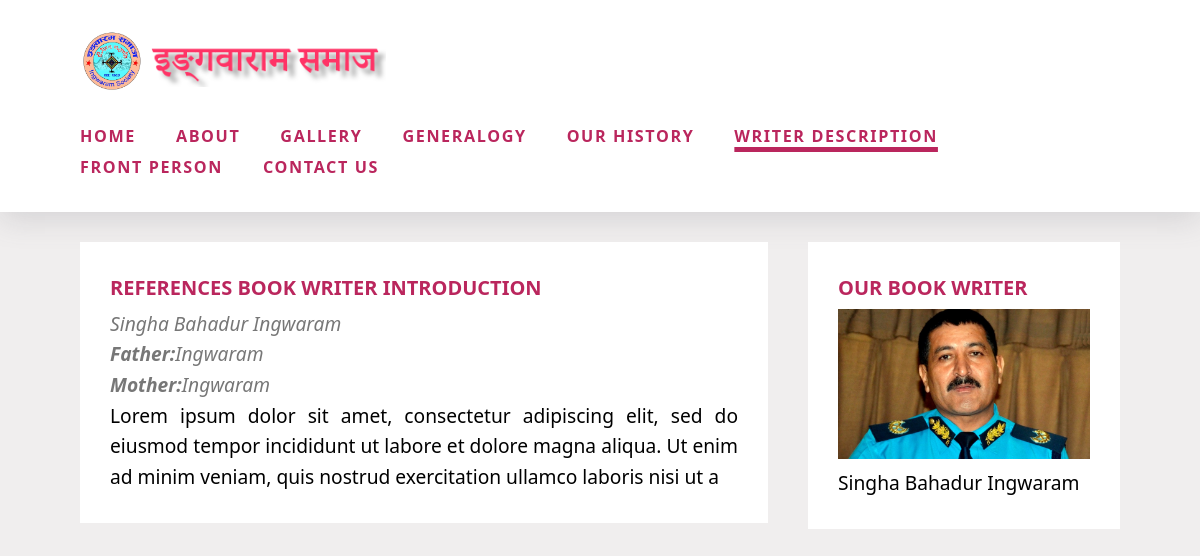
The page /writer on the database its author committed.
### website/models.py (models this page shows, shortened)
class Writer(models.Model):
    name = models.CharField(max_length=100)
    description = models.CharField(max_length=200)
    father = models.CharField(max_length=200)
    mother = models.CharField(max_length=200)
    image = models.ImageField(upload_to = "images")
    class Meta:
        verbose_name_plural = "Writer"

### website/views.py (the view)
# urls.py: path('writer',views.writer, name="writer"),
def writer(request):
    writer=Writer.objects.get(id=1)
    data = {
        'writer':writer
    }
    return render(request, "pages/writer.htm",data)

### templates/pages/writer.htm
{% extends 'base.html' %} {% block content %}
<div class="main-box">
    {% include 'nav.html' %}
    <div class="content">
        <div class="content__left-box">
            <div class="content__card-left">
                <h2 class="heading heading--event">References Book Writer Introduction</h2>
                <p class="paragraph paragraph--event-details"> {{writer.name}}</p>
                <p class="paragraph paragraph--event-details"> <b>Father:</b>{{writer.father}}</p>
                <p class="paragraph paragraph--event-details"> <b>Mother:</b>{{writer.mother}}</p>
                <p class="paragraph paragraph--description">{{writer.description}} </p>
            </div>
        </div>
        <div class="content__right-box">
            <div class="content__card-right">
                <h2 class="heading heading--event">Our book writer </h2>
                <img src="{{writer.image.url}}" alt="" class="content__img-event">
                <p class="paragraph paragraph--description">{{writer.name}}
                </p>
            </div>
        </div>
    </div>
</div>
{% endblock %}

### static/css/main.css (style rules this page uses)
* { margin: 0; padding: 0; -webkit-box-sizing: border-box; box-sizing: border-box; }
body { font-family: 'Nutino Sans', serif; line-height: 1.6; background-color: #f0eeee; font-size: 1.2rem; }
.heading--event { color: #BA265D; text-transform: uppercase; font-size: 20px; margin-bottom: 0.3rem; }
.paragraph--event-details { color: #777; font-style: italic; }
.paragraph--description { text-align: justify; }
.main-box { display: -webkit-box; display: -ms-flexbox; display: flex; -webkit-box-orient: vertical; -webkit-box-direction: normal; -ms-flex-direction: column; flex-direction: column; }
.content { padding: 30px 80px 30px 80px; display: -webkit-box; display: -ms-flexbox; display: flex; }
.content__left-box { display: -webkit-box; display: -ms-flexbox; display: flex; -webkit-box-orient: vertical; -webkit-box-direction: normal; -ms-flex-direction: column; flex-direction: column; margin-right: 40px; }
.content__card-left { padding: 30px 30px 30px 30px; background-color: white; margin-bottom: 20px; }
.content__right-box { -webkit-box-flex: 1; -ms-flex: 1 0 30%; flex: 1 0 30%; display: -webkit-box; display: -ms-flexbox; display: flex; -webkit-box-orient: vertical; -webkit-box-direction: normal; -ms-flex-direction: column; flex-direction: column; }
.content__img-event { background-repeat: no-repeat; background-size: cover; width: 100%; min-height: 1rem; }
.content__card-right { padding: 30px 30px 30px 30px; background-color: white; margin-bottom: 20px; }
.content { display: -webkit-box; display: -ms-flexbox; display: flex; }
body { font-family: Calibri, Segoe, "Segoe UI", "Gill Sans", "Gill Sans MT", sans-serif; }

### rows shown on the page
Writer: name "Singha Bahadur Ingwaram", father "Ingwaram", mother "Ingwaram", description "Lorem ipsum dolor sit amet, consectetur adipiscing elit, sed do eiusmod tempor incididunt ut labore et dolore magna aliqua. Ut enim ad minim veniam, quis nostrud exercitation ullamco laboris nisi ut a", image (picture)
